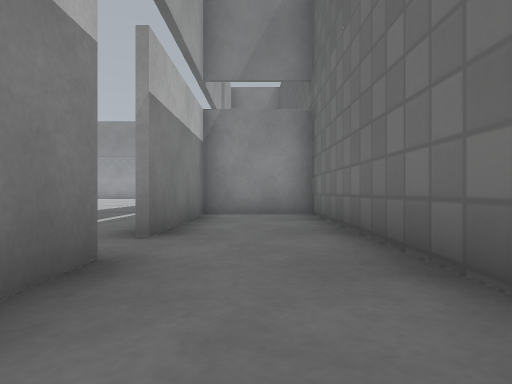
View 1 (above)

23 first-person views from a walk through a robot-simulator world made for Gazebo. The camera is 0.5 m above the floor, looks level and sees 75° across. The floor is counted in squares, 1 m on a side. Each view is taken from the middle of a square. On the plan, view 1 faces up. The plan holds only what a view shows up to about 9 squares ahead; the rest is blank. The place goes on beyond the plan. Simple patterns stand in for the simulator's built-in surfaces.

View 2
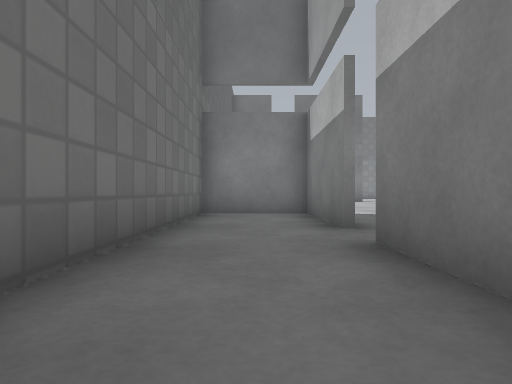

View 3
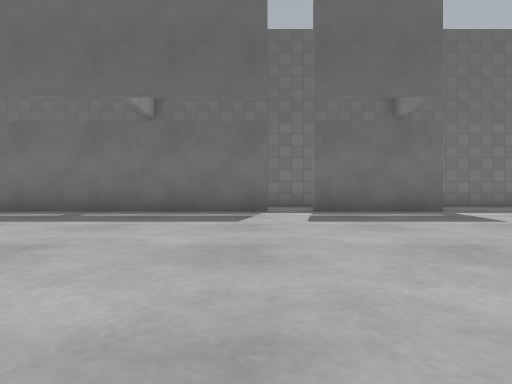

View 4
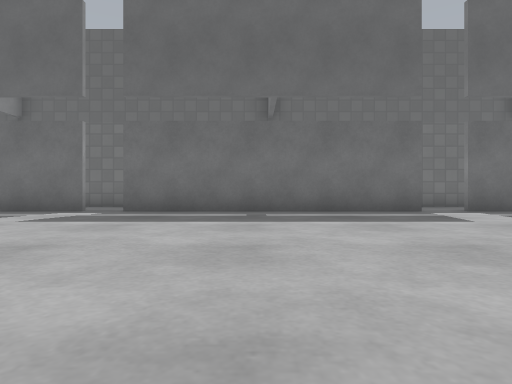

View 5
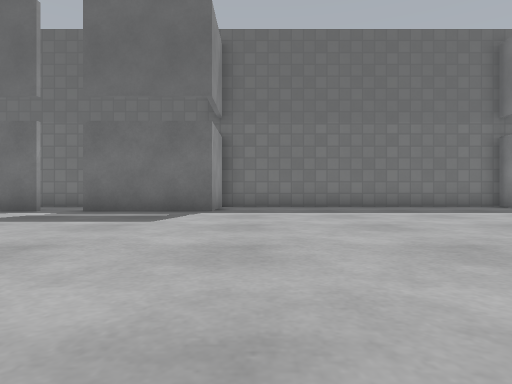

View 6
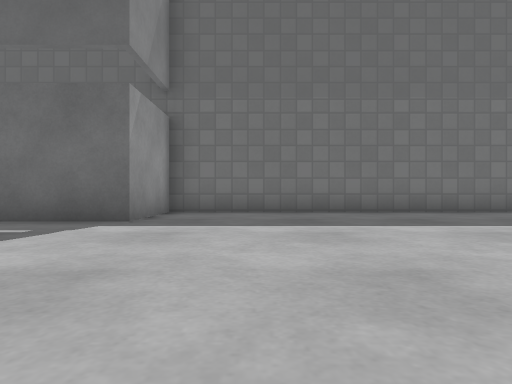

View 7
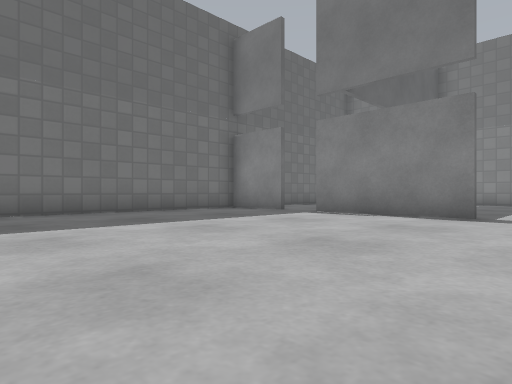

View 8
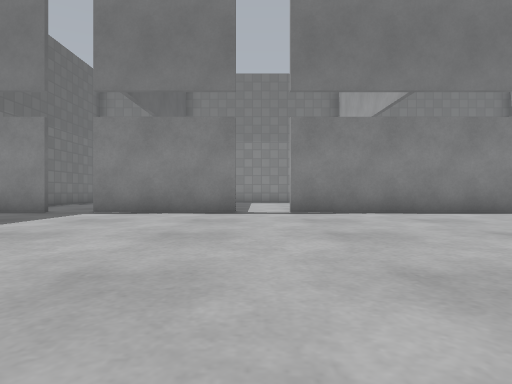

View 9
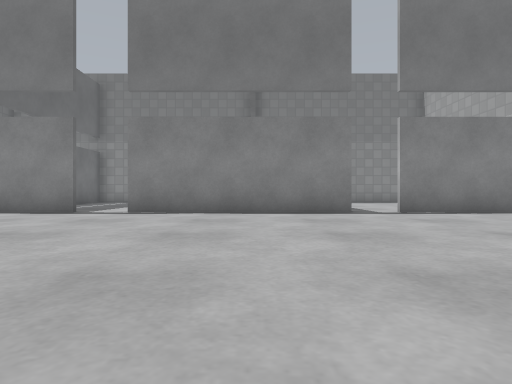

View 10
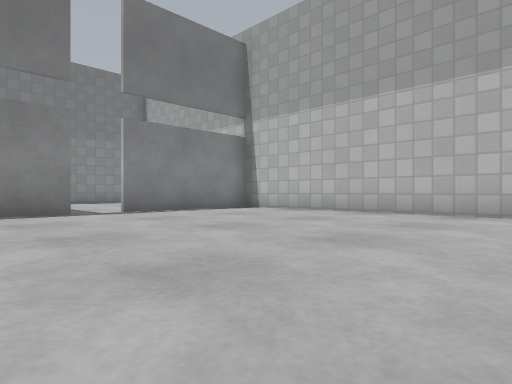

View 11
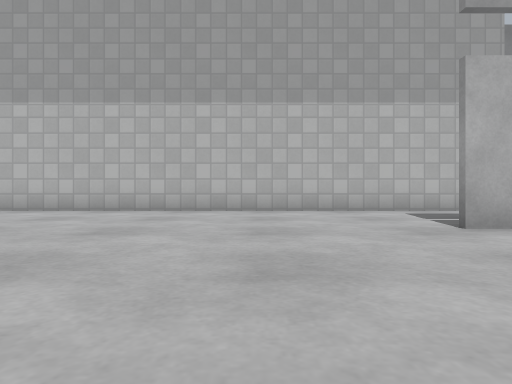

View 12
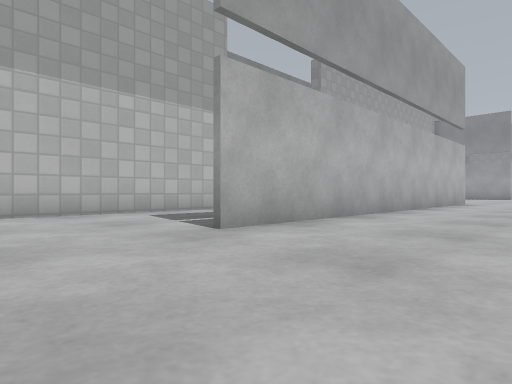

View 13
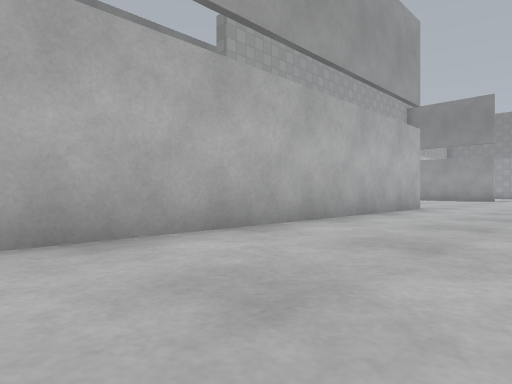

View 14
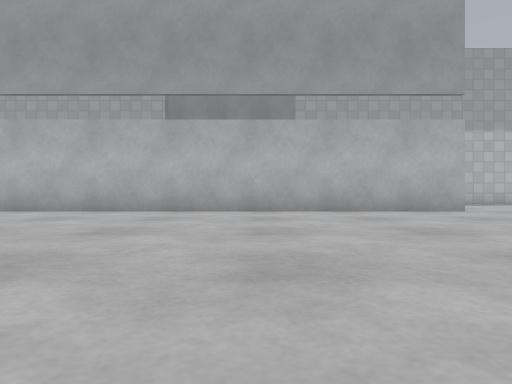

View 15
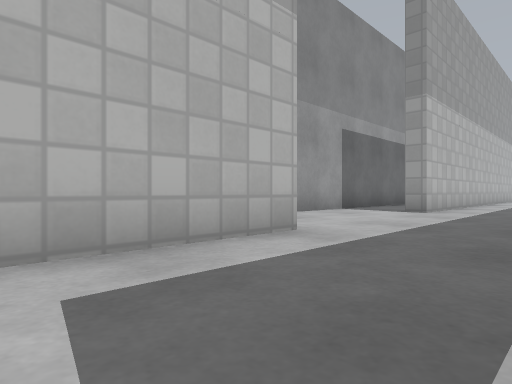

View 16
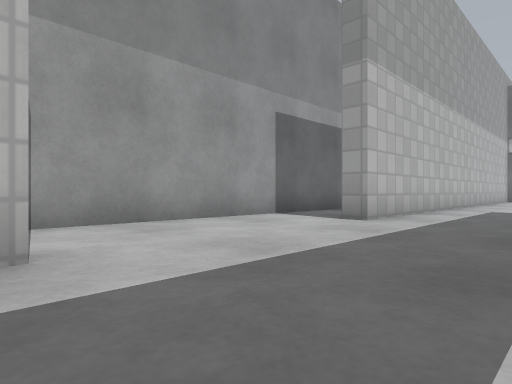

View 17
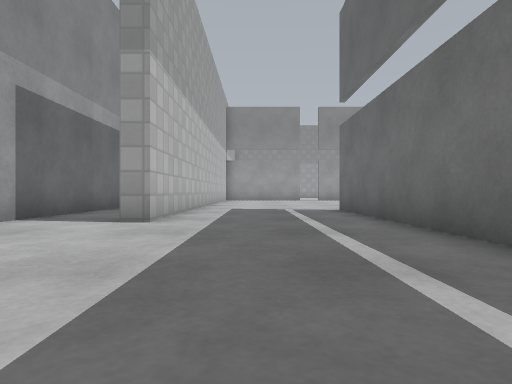

View 18
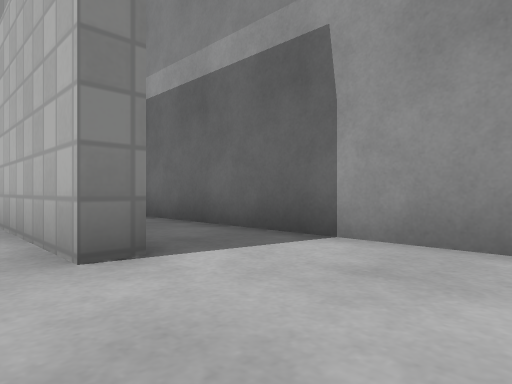

View 19
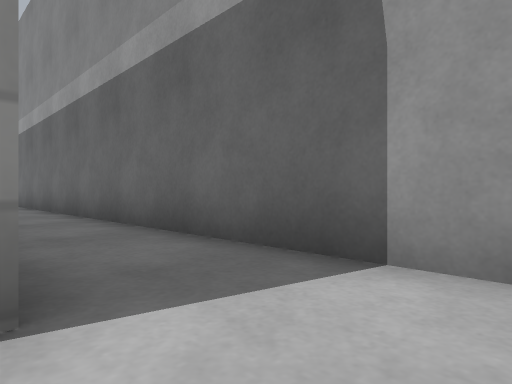

View 20
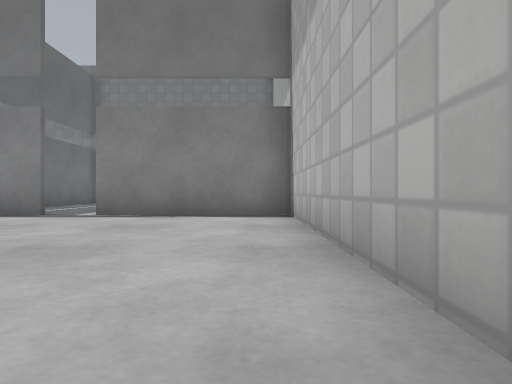

View 21
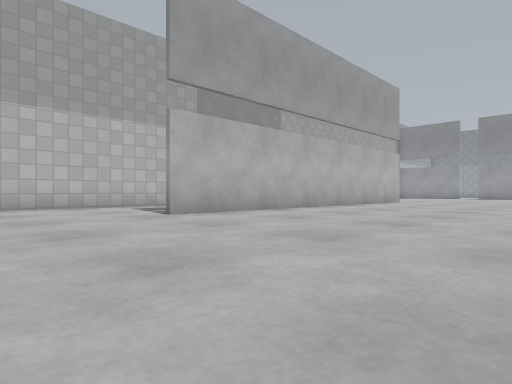

View 22
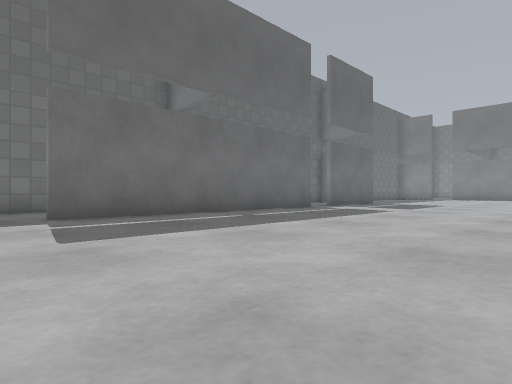

View 23
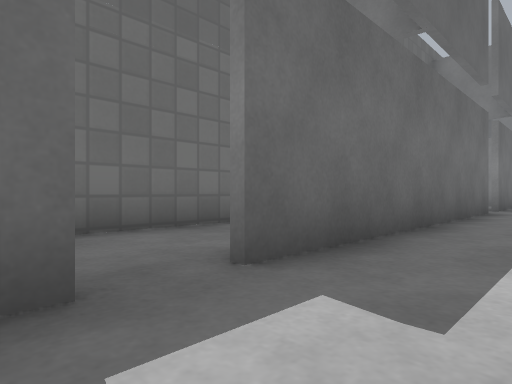

### Floor plan
Ten units are one square. View 1 is at (0, 0); x grows to the right and y downward. Boxes are objects, and circles mark ways between rooms. Rooms are numbered by the first view taken in them; rooms with no view inside come last. Other rooms are left out.
<svg viewBox="-208 -140 225 247">
<path fill="none" stroke="#000" d="M-12 -25 -12 7 12 7 12 -74 -12 -74 -12 -36M-137 -70 -137 -130M-183 -45 -177 -45 -177 102 -135 102M-13 -36 -13 -115M-124 102 -68 102M-55 102 -20 102M-135 -134 -135 -7M-13 -125 -13 -135M-9 102 4 102M-177 -135 -177 -95 -182 -95M12 94 12 9 -13 9 -13 -25M-203 -130 -203 45M12 -94 12 -119"/>
<circle cx="-10" cy="-30" r="3" fill="#2a7"/>
<circle cx="-10" cy="-125" r="3" fill="#2a7"/>
<text x="0" y="-30">1</text>
<text x="-100" y="-10">2</text>
<text x="0" y="-110">3</text>
</svg>
Room 1 opens to room 2. Room 2 opens to room 3.

Where each view was taken, in squares from view 1:
view 1: 0 up, 0 right, facing up
view 2: 7 up, 0 right, facing down
view 3: 4 up, 10 left, facing right
view 4: 8 up, 10 left, facing right
view 5: 2 down, 10 left, facing right
view 6: 3 down, 7 left, facing right
view 7: 3 down, 7 left, facing down-right
view 8: 2 down, 6 left, facing down
view 9: 2 down, 10 left, facing down
view 10: 2 down, 10 left, facing down-left
view 11: 2 down, 9 left, facing left
view 12: 2 down, 10 left, facing up-left
view 13: 3 up, 10 left, facing up-left
view 14: 8 up, 5 left, facing left
view 15: 1 up, 15 left, facing up-left
view 16: 4 up, 15 left, facing up-left
view 17: 4 up, 16 left, facing up
view 18: 7 up, 17 left, facing down-left
view 19: 6 up, 18 left, facing down-left
view 20: 3 down, 17 left, facing down
view 21: 3 down, 7 left, facing up-left
view 22: 13 up, 8 left, facing down-right
view 23: 13 up, 3 left, facing down-right
